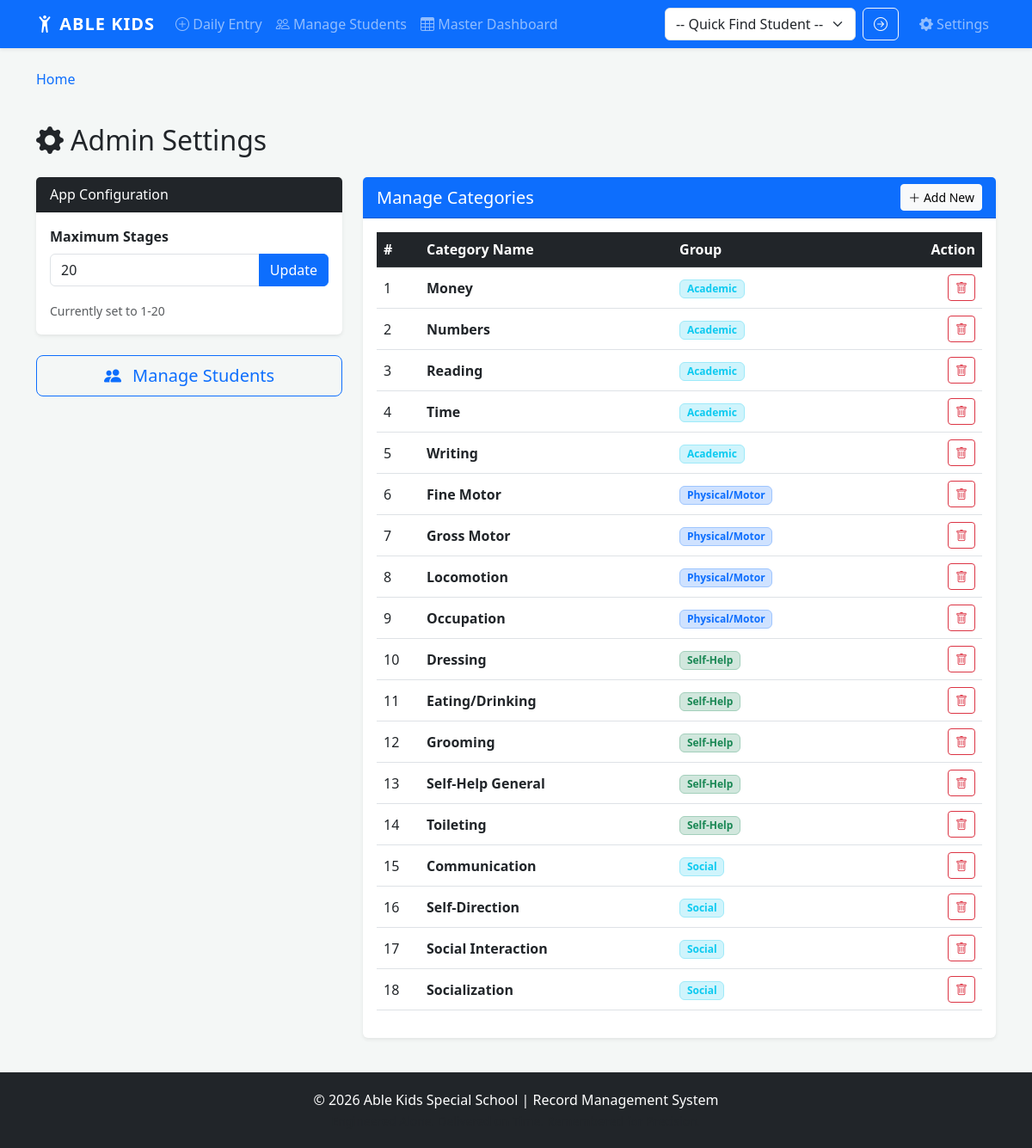
The page /settings on the database its author committed.
### app.py (models this page shows)
class BehavioralCategory(db.Model):
    id = db.Column(db.Integer, primary_key=True)
    name = db.Column(db.String(100), unique=True, nullable=False)
    group = db.Column(db.String(50))  # e.g., "Physical", "Social"

### app.py (the view, shortened to what this page needs)
@app.route('/settings', methods=['GET', 'POST'])
def settings():
    categories = BehavioralCategory.query.order_by(
        BehavioralCategory.group, BehavioralCategory.name).all()
    stages_config = AppConfig.query.filter_by(key='total_stages').first()
    current_stages = stages_config.value if stages_config else 20
    return render_template('settings.html',
                           categories=categories,
                           stages=current_stages)

### app.py (called while the page is built)
@app.context_processor
def inject_students():
    all_students = Student.query.order_by(Student.name).all()
    return dict(students_list=all_students)

@app.context_processor
def inject_global_data():
    all_students = Student.query.order_by(Student.name).all()
    stages_config = AppConfig.query.filter_by(key='total_stages').first()
    max_stages = stages_config.value if stages_config else 20
    return dict(
        students_list=all_students,
        total_stages=max_stages
    )

@app.context_processor
def inject_global_vars():
    config = AppConfig.query.filter_by(key='total_stages').first()
    return dict(total_stages=config.value if config else 20)

### templates/settings.html (shortened to what this page needs)
{% extends "base.html" %}
{% block content %}
<div class="container mt-4">
    <h2 class="mb-4"><i class="bi bi-gear-fill me-2"></i>Admin Settings</h2>
    <div class="row">
        <div class="col-md-4">
            <div class="card shadow-sm border-0 mb-4">
                <div class="card-header bg-dark text-white">App Configuration</div>
                <div class="card-body">
                    <form action="/settings" method="POST">
                        <label class="form-label fw-bold">Maximum Stages</label>
                        <div class="input-group mb-3">
                            <input type="number" name="total_stages" class="form-control" value="{{ stages }}">
                            <button class="btn btn-primary" type="submit">Update</button>
                        </div>
                        <small class="text-muted">Currently set to 1-{{ stages }}</small>
                    </form>
                </div>
            </div>
            <div class="d-grid gap-2">
                <a href="/students" class="btn btn-outline-primary btn-lg">
                    <i class="bi bi-people-fill me-2"></i> Manage Students
                </a>
            </div>
        </div>
        <div class="col-md-8">
            <div class="card shadow-sm border-0">
                <div class="card-header bg-primary text-white d-flex justify-content-between align-items-center">
                    <h5 class="mb-0">Manage Categories</h5>
                    <button class="btn btn-sm btn-light" data-bs-toggle="modal" data-bs-target="#addCatModal">
                        <i class="bi bi-plus-lg"></i> Add New
                    </button>
                </div>
                <div class="card-body">
                    <div class="table-responsive">
                        <table class="table table-hover align-middle">
                            <thead class="table-dark">
                                <tr>
                                    <th style="width: 50px;">#</th>
                                    <th>Category Name</th>
                                    <th>Group</th>
                                    <th class="text-end">Action</th>
                                </tr>
                            </thead>
                            <tbody>
                                {% for cat in categories %}
                                <tr>
                                    <td>{{ loop.index }}</td>
                                    <td class="fw-bold">{{ cat.name }}</td>
                                    <td>
                                        {% if cat.group == 'Physical' %}
                                        <span
                                            class="badge bg-primary-subtle text-primary border border-primary-subtle">Physical/Motor</span>
                                        {% elif cat.group == 'Self-Help' %}
                                        <span
                                            class="badge bg-success-subtle text-success border border-success-subtle">Self-Help</span>
                                        {% else %}
                                        <span class="badge bg-info-subtle text-info border border-info-subtle">{{
                                            cat.group }}</span>
                                        {% endif %}
                                    </td>
                                    <td class="text-end">
                                        <a href="/settings/delete_category/{{ cat.id }}"
                                            class="btn btn-sm btn-outline-danger"
                                            onclick="return confirm('Delete Category: {{ cat.name }}?')">
                                            <i class="bi bi-trash"></i>
                                        </a>
                                    </td>
                                </tr>
                                {% endfor %}
                            </tbody>
                        </table>
                    </div>
                </div>
            </div>
        </div>
    </div>
</div>
{% endblock %}

### templates/base.html (shortened to what this page needs)
<!DOCTYPE html>
<html lang="en">
<head>
    <link href="https://cdn.jsdelivr.net/npm/bootstrap@5.3.0/dist/css/bootstrap.min.css" rel="stylesheet">
    <link rel="stylesheet" href="https://cdn.jsdelivr.net/npm/bootstrap-icons@1.11.0/font/bootstrap-icons.css">
</head>
<body>
    <nav class="navbar navbar-expand-lg navbar-dark bg-primary shadow-sm">
        <div class="container">
            <a class="navbar-brand" href="/">
                <i class="bi bi-person-arms-up"></i> ABLE KIDS
            </a>
            <div class="collapse navbar-collapse" id="navbarNav">
                <ul class="navbar-nav me-auto">
                    <li class="nav-item">
                        <a class="nav-link" href="/"><i class="bi bi-plus-circle"></i> Daily Entry</a>
                    </li>
                    <li class="nav-item">
                        <a class="nav-link" href="/students"><i class="bi bi-people"></i> Manage Students</a>
                    </li>
                    <li class="nav-item">
                        <a class="nav-link" href="/dashboard"><i class="bi bi-table"></i> Master Dashboard</a>
                    </li>
                </ul>
                <form class="d-flex me-3"
                    onsubmit="window.location.href='/student/' + this.search.value; return false;">
                    <select class="form-select me-2" name="search" style="min-width: 180px;">
                        {% if students_list %}
                        <option value="">-- Quick Find Student --</option>
                        {% else %}
                        <option value="">No Students Registered</option>
                        {% endif %}
                    </select>
                    <button class="btn btn-outline-light" type="submit" {% if not students_list %}disabled{% endif %}>
                        <i class="bi bi-arrow-right-circle"></i>
                    </button>
                </form>
                <ul class="navbar-nav">
                    <li class="nav-item">
                        <a class="nav-link" href="/settings" title="Admin Settings">
                            <i class="bi bi-gear-fill"></i> Settings
                        </a>
                    </li>
                </ul>
            </div>
        </div>
    </nav>
    <div class="container mt-2">
        <nav aria-label="breadcrumb">
            <ol class="breadcrumb">
                <li class="breadcrumb-item"><a href="/" class="text-decoration-none">Home</a></li>
            </ol>
        </nav>
    </div>
    <div class="main-content">
        {% block content %}{% endblock %}
    </div>
    <footer>
        <div class="container text-center">
            <p class="mb-0">© 2026 Able Kids Special School | Record Management System</p>
            <small class="text-muted">Engineered Alone. Delivered on Time. Remembered for Precision.</small>
        </div>
    </footer>
</body>
</html>

### templates/base.html (style rules this page uses)
body { display: flex; flex-direction: column; min-height: 100vh; background-color: #f4f7f6; }
.main-content { flex: 1; }
.navbar-brand { font-weight: bold; letter-spacing: 1px; }
footer { background: #212529; color: white; padding: 20px 0; margin-top: 40px; }

### rows shown on the page
BehavioralCategory: name "Money", group "Academic"
BehavioralCategory: name "Numbers", group "Academic"
BehavioralCategory: name "Reading", group "Academic"
BehavioralCategory: name "Time", group "Academic"
BehavioralCategory: name "Writing", group "Academic"
BehavioralCategory: name "Fine Motor", group "Physical/Motor"
BehavioralCategory: name "Gross Motor", group "Physical/Motor"
BehavioralCategory: name "Locomotion", group "Physical/Motor"
BehavioralCategory: name "Occupation", group "Physical/Motor"
BehavioralCategory: name "Dressing", group "Self-Help"
BehavioralCategory: name "Eating/Drinking", group "Self-Help"
BehavioralCategory: name "Grooming", group "Self-Help"
BehavioralCategory: name "Self-Help General", group "Self-Help"
BehavioralCategory: name "Toileting", group "Self-Help"
BehavioralCategory: name "Communication", group "Social"
BehavioralCategory: name "Self-Direction", group "Social"
BehavioralCategory: name "Social Interaction", group "Social"
BehavioralCategory: name "Socialization", group "Social"

### other values the page prints
{{ stages }} "20"
